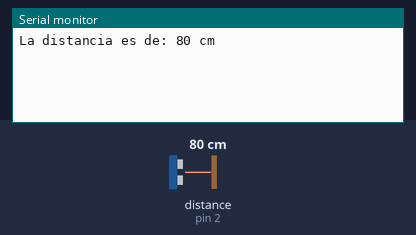
The sketch below on a simulated Arduino Uno, built with avr-gcc and run on an emulated ATmega328P. Shown: the last lines printed to the serial monitor. Inputs (shaded band) come from the test bench; at power-on: distance to the obstacle (sensor on pin 2) 80 cm.

Above: at 1.2 s.
1.3 s: distance to the obstacle (sensor on pin 2) set to 2 cm
At 2.1 s:
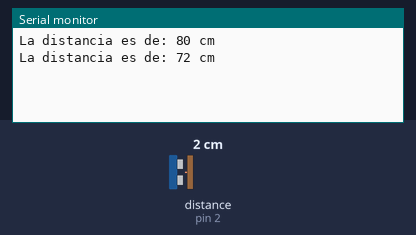
2.8 s: distance to the obstacle (sensor on pin 2) set to 18 cm
At 3.5 s:
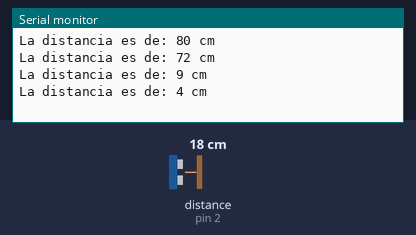
Timing chart, 0 to 5.8 s (numbered marks = the images above; inputs shaded):
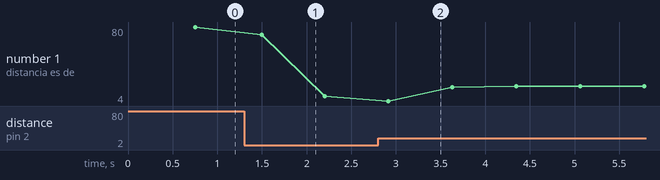

Measured:
- after the input at 1.3 s, the serial monitor: prints a new line after 0.20 s (image 1)
- after the input at 2.8 s, the serial monitor: prints a new line after 0.11 s (image 2)
- plotted number 1: 80 → 9 after the input at 1.3 s, 9 → 19 after the input at 2.8 s

The sketch:

Sensor-de-distancia-HC-SR04-con-Arduino.ino
```cpp
/*
  Created by TEOS
  Domotic with Arduino https://goo.gl/btZpjs
  YouTube https://goo.gl/k7TUSZ
  Instagram https://goo.gl/zEIjia
  Facebook https://goo.gl/eivraR
  Twitter https://goo.gl/du5Wgn
  Github https://goo.gl/Xl5IiS
  Google Plus https://goo.gl/gBnUdh
  WEB https://www.proyecto-teos.com/
*/

#include <Ultrasonic.h> //https://github.com/JRodrigoTech/Ultrasonic-HC-SR04
uint16_t distanceT, arrayT[10];

Ultrasonic ultrasonicT(3, 2);

void setup() {
  Serial.begin(9600);
}

void loop() {
  String resultSerialT = "La distancia es de: " + String(finalDistanceT()) + " cm";
  Serial.println(resultSerialT);
}

uint16_t finalDistanceT() {
  for (uint8_t iT = 0; iT < 10; iT++) {
    arrayT[iT] = ultrasonicT.Ranging(CM);
    delay(70);
  }
  for (uint8_t iT = 0; iT < 10; iT++)
    distanceT += arrayT[iT];
  distanceT /= 10;
  return distanceT;
}
```
